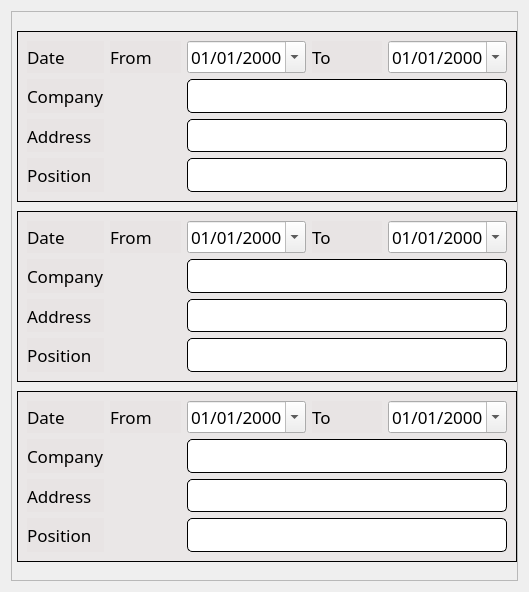
        <widget class="QWidget" name="scrollWorkContent">
         <property name="geometry">
          <rect>
           <x>0</x>
           <y>0</y>
           <width>529</width>
           <height>588</height>
          </rect>
         </property>
         <layout class="QVBoxLayout" name="verticalLayout_3">
          <item>
           <widget class="QFrame" name="workExpFrame">
            <property name="minimumSize">
             <size>
              <width>500</width>
              <height>570</height>
             </size>
            </property>
            <property name="styleSheet">
             <string notr="true"/>
            </property>
            <property name="frameShape">
             <enum>QFrame::StyledPanel</enum>
            </property>
            <property name="frameShadow">
             <enum>QFrame::Raised</enum>
            </property>
            <widget class="QFrame" name="groupExp1">
             <property name="geometry">
              <rect>
               <x>6</x>
               <y>20</y>
               <width>500</width>
               <height>171</height>
              </rect>
             </property>
             <property name="styleSheet">
              <string notr="true">QFrame{
background-color: rgba(231, 226, 226, 0.66);
border: 1px solid black;
}

QLabel{
border: none;
}
</string>
             </property>
             <property name="frameShape">
              <enum>QFrame::StyledPanel</enum>
             </property>
             <property name="frameShadow">
              <enum>QFrame::Raised</enum>
             </property>
             <layout class="QGridLayout" name="gridLayout">
              <item row="0" column="0">
               <widget class="QLabel" name="dateLabel_4">
                <property name="font">
                 <font>
                  <family>Poppins</family>
                  <pointsize>13</pointsize>
                 </font>
                </property>
                <property name="text">
                 <string>Date</string>
                </property>
               </widget>
              </item>
              <item row="0" column="1">
               <widget class="QLabel" name="fromLabel_4">
                <property name="font">
                 <font>
                  <family>Poppins</family>
                  <pointsize>13</pointsize>
                 </font>
                </property>
                <property name="text">
                 <string>From</string>
                </property>
               </widget>
              </item>
              <item row="0" column="2">
               <widget class="QDateEdit" name="dateStart_4">
                <property name="font">
                 <font>
                  <family>Poppins</family>
                  <pointsize>13</pointsize>
                 </font>
                </property>
                <property name="styleSheet">
                 <string notr="true"/>
                </property>
                <property name="displayFormat">
                 <string>MM/dd/yyyy</string>
                </property>
                <property name="calendarPopup">
                 <bool>true</bool>
                </property>
               </widget>
              </item>
              <item row="0" column="3">
               <widget class="QLabel" name="toLabel_4">
                <property name="font">
                 <font>
                  <family>Poppins</family>
                  <pointsize>13</pointsize>
                 </font>
                </property>
                <property name="text">
                 <string>To</string>
                </property>
               </widget>
              </item>
              <item row="0" column="4">
               <widget class="QDateEdit" name="dateEnd_4">
                <property name="font">
                 <font>
                  <family>Poppins</family>
                  <pointsize>13</pointsize>
                 </font>
                </property>
                <property name="displayFormat">
                 <string>MM/dd/yyyy</string>
                </property>
                <property name="calendarPopup">
                 <bool>true</bool>
                </property>
               </widget>
              </item>
              <item row="1" column="0">
               <widget class="QLabel" name="companyLabel_4">
                <property name="font">
                 <font>
                  <family>Poppins</family>
                  <pointsize>13</pointsize>
                 </font>
                </property>
                <property name="text">
                 <string>Company</string>
                </property>
               </widget>
              </item>
              <item row="1" column="2" colspan="3">
               <widget class="QPlainTextEdit" name="companyTextEdit_4">
                <property name="styleSheet">
                 <string notr="true">background-color: rgb(255, 255, 255);
border-radius: 5px;
border: 1px solid black;</string>
                </property>
               </widget>
              </item>
              <item row="2" column="0">
               <widget class="QLabel" name="addressLabel_4">
                <property name="font">
                 <font>
                  <family>Poppins</family>
                  <pointsize>13</pointsize>
                 </font>
                </property>
                <property name="text">
                 <string>Address</string>
                </property>
               </widget>
              </item>
              <item row="2" column="2" colspan="3">
               <widget class="QPlainTextEdit" name="addressTextEdit_4">
                <property name="styleSheet">
                 <string notr="true">background-color: rgb(255, 255, 255);
border-radius: 5px;
border: 1px solid black;</string>
                </property>
               </widget>
              </item>
              <item row="3" column="0">
               <widget class="QLabel" name="positionLabel_4">
                <property name="font">
                 <font>
                  <family>Poppins</family>
                  <pointsize>13</pointsize>
                 </font>
                </property>
                <property name="text">
                 <string>Position</string>
                </property>
               </widget>
              </item>
              <item row="3" column="2" colspan="3">
               <widget class="QPlainTextEdit" name="positionTextEdit_4">
                <property name="styleSheet">
                 <string notr="true">background-color: rgb(255, 255, 255);
border-radius: 5px;
border: 1px solid black;</string>
                </property>
               </widget>
              </item>
             </layout>
            </widget>
            <widget class="QFrame" name="groupExp1_2">
             <property name="geometry">
              <rect>
               <x>6</x>
               <y>200</y>
               <width>500</width>
               <height>171</height>
              </rect>
             </property>
             <property name="styleSheet">
              <string notr="true">QFrame{
background-color: rgba(231, 226, 226, 0.66);
border: 1px solid black;
}

QLabel{
border: none;
}
</string>
             </property>
             <property name="frameShape">
              <enum>QFrame::StyledPanel</enum>
             </property>
             <property name="frameShadow">
              <enum>QFrame::Raised</enum>
             </property>
             <layout class="QGridLayout" name="gridLayout_2">
              <item row="0" column="0">
               <widget class="QLabel" name="dateLabel_6">
                <property name="font">
                 <font>
                  <family>Poppins</family>
                  <pointsize>13</pointsize>
                 </font>
                </property>
                <property name="text">
                 <string>Date</string>
                </property>
               </widget>
              </item>
              <item row="0" column="1">
               <widget class="QLabel" name="fromLabel_6">
                <property name="font">
                 <font>
                  <family>Poppins</family>
                  <pointsize>13</pointsize>
                 </font>
                </property>
                <property name="text">
                 <string>From</string>
                </property>
               </widget>
              </item>
              <item row="0" column="2">
               <widget class="QDateEdit" name="dateStart_6">
                <property name="font">
                 <font>
                  <family>Poppins</family>
                  <pointsize>13</pointsize>
                 </font>
                </property>
                <property name="styleSheet">
                 <string notr="true"/>
                </property>
                <property name="displayFormat">
                 <string>MM/dd/yyyy</string>
                </property>
                <property name="calendarPopup">
                 <bool>true</bool>
                </property>
               </widget>
              </item>
              <item row="0" column="3">
               <widget class="QLabel" name="toLabel_6">
                <property name="font">
                 <font>
                  <family>Poppins</family>
                  <pointsize>13</pointsize>
                 </font>
                </property>
                <property name="text">
                 <string>To</string>
                </property>
               </widget>
              </item>
              <item row="0" column="4">
               <widget class="QDateEdit" name="dateEnd_6">
                <property name="font">
                 <font>
                  <family>Poppins</family>
                  <pointsize>13</pointsize>
                 </font>
                </property>
                <property name="displayFormat">
                 <string>MM/dd/yyyy</string>
                </property>
                <property name="calendarPopup">
                 <bool>true</bool>
                </property>
               </widget>
              </item>
              <item row="1" column="0">
               <widget class="QLabel" name="companyLabel_6">
                <property name="font">
                 <font>
                  <family>Poppins</family>
                  <pointsize>13</pointsize>
                 </font>
                </property>
                <property name="text">
                 <string>Company</string>
                </property>
               </widget>
              </item>
              <item row="1" column="2" colspan="3">
               <widget class="QPlainTextEdit" name="companyTextEdit_6">
                <property name="styleSheet">
                 <string notr="true">background-color: rgb(255, 255, 255);
border-radius: 5px;
border: 1px solid black;</string>
                </property>
               </widget>
              </item>
              <item row="2" column="0">
               <widget class="QLabel" name="addressLabel_6">
                <property name="font">
                 <font>
                  <family>Poppins</family>
                  <pointsize>13</pointsize>
                 </font>
                </property>
                <property name="text">
                 <string>Address</string>
                </property>
               </widget>
              </item>
              <item row="2" column="2" colspan="3">
               <widget class="QPlainTextEdit" name="addressTextEdit_6">
                <property name="styleSheet">
                 <string notr="true">background-color: rgb(255, 255, 255);
border-radius: 5px;
border: 1px solid black;</string>
                </property>
               </widget>
              </item>
              <item row="3" column="0">
               <widget class="QLabel" name="positionLabel_6">
                <property name="font">
                 <font>
                  <family>Poppins</family>
                  <pointsize>13</pointsize>
                 </font>
                </property>
                <property name="text">
                 <string>Position</string>
                </property>
               </widget>
              </item>
              <item row="3" column="2" colspan="3">
               <widget class="QPlainTextEdit" name="positionTextEdit_6">
                <property name="styleSheet">
                 <string notr="true">background-color: rgb(255, 255, 255);
border-radius: 5px;
border: 1px solid black;</string>
                </property>
               </widget>
              </item>
             </layout>
            </widget>
            <widget class="QFrame" name="groupExp1_3">
             <property name="geometry">
              <rect>
               <x>6</x>
               <y>380</y>
               <width>500</width>
               <height>171</height>
              </rect>
             </property>
             <property name="styleSheet">
              <string notr="true">QFrame{
background-color: rgba(231, 226, 226, 0.66);
border: 1px solid black;
}

QLabel{
border: none;
}
</string>
             </property>
             <property name="frameShape">
              <enum>QFrame::StyledPanel</enum>
             </property>
             <property name="frameShadow">
              <enum>QFrame::Raised</enum>
             </property>
             <layout class="QGridLayout" name="gridLayout_3">
              <item row="0" column="0">
               <widget class="QLabel" name="dateLabel_5">
                <property name="font">
                 <font>
                  <family>Poppins</family>
                  <pointsize>13</pointsize>
                 </font>
                </property>
                <property name="text">
                 <string>Date</string>
                </property>
               </widget>
              </item>
              <item row="0" column="1">
               <widget class="QLabel" name="fromLabel_5">
                <property name="font">
                 <font>
                  <family>Poppins</family>
                  <pointsize>13</pointsize>
                 </font>
                </property>
                <property name="text">
                 <string>From</string>
                </property>
               </widget>
              </item>
              <item row="0" column="2">
               <widget class="QDateEdit" name="dateStart_5">
                <property name="font">
                 <font>
                  <family>Poppins</family>
                  <pointsize>13</pointsize>
                 </font>
                </property>
                <property name="styleSheet">
                 <string notr="true"/>
                </property>
                <property name="displayFormat">
                 <string>MM/dd/yyyy</string>
                </property>
                <property name="calendarPopup">
                 <bool>true</bool>
                </property>
               </widget>
              </item>
              <item row="0" column="3">
               <widget class="QLabel" name="toLabel_5">
                <property name="font">
                 <font>
                  <family>Poppins</family>
                  <pointsize>13</pointsize>
                 </font>
                </property>
                <property name="text">
                 <string>To</string>
                </property>
               </widget>
              </item>
              <item row="0" column="4">
               <widget class="QDateEdit" name="dateEnd_5">
                <property name="font">
                 <font>
                  <family>Poppins</family>
                  <pointsize>13</pointsize>
                 </font>
                </property>
                <property name="displayFormat">
                 <string>MM/dd/yyyy</string>
                </property>
                <property name="calendarPopup">
                 <bool>true</bool>
                </property>
               </widget>
              </item>
              <item row="1" column="0">
               <widget class="QLabel" name="companyLabel_5">
                <property name="font">
                 <font>
                  <family>Poppins</family>
                  <pointsize>13</pointsize>
                 </font>
                </property>
                <property name="text">
                 <string>Company</string>
                </property>
               </widget>
              </item>
              <item row="1" column="2" colspan="3">
               <widget class="QPlainTextEdit" name="companyTextEdit_5">
                <property name="styleSheet">
                 <string notr="true">background-color: rgb(255, 255, 255);
border-radius: 5px;
border: 1px solid black;</string>
                </property>
               </widget>
              </item>
              <item row="2" column="0">
               <widget class="QLabel" name="addressLabel_5">
                <property name="font">
                 <font>
                  <family>Poppins</family>
                  <pointsize>13</pointsize>
                 </font>
                </property>
                <property name="text">
                 <string>Address</string>
                </property>
               </widget>
              </item>
              <item row="2" column="2" colspan="3">
               <widget class="QPlainTextEdit" name="addressTextEdit_5">
                <property name="styleSheet">
                 <string notr="true">background-color: rgb(255, 255, 255);
border-radius: 5px;
border: 1px solid black;</string>
                </property>
               </widget>
              </item>
              <item row="3" column="0">
               <widget class="QLabel" name="positionLabel_5">
                <property name="font">
                 <font>
                  <family>Poppins</family>
                  <pointsize>13</pointsize>
                 </font>
                </property>
                <property name="text">
                 <string>Position</string>
                </property>
               </widget>
              </item>
              <item row="3" column="2" colspan="3">
               <widget class="QPlainTextEdit" name="positionTextEdit_5">
                <property name="styleSheet">
                 <string notr="true">background-color: rgb(255, 255, 255);
border-radius: 5px;
border: 1px solid black;</string>
                </property>
               </widget>
              </item>
             </layout>
            </widget>
           </widget>
          </item>
         </layout>
        </widget>
